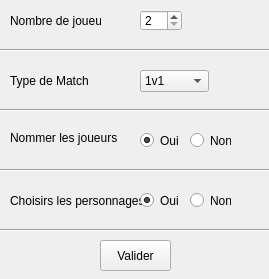
<?xml version="1.0" encoding="UTF-8"?>
<ui version="4.0">
 <class>MainWindow</class>
 <widget class="QMainWindow" name="MainWindow">
  <property name="geometry">
   <rect>
    <x>0</x>
    <y>0</y>
    <width>269</width>
    <height>279</height>
   </rect>
  </property>
  <property name="windowTitle">
   <string>MainWindow</string>
  </property>
  <widget class="QWidget" name="centralwidget">
   <widget class="QLabel" name="label">
    <property name="geometry">
     <rect>
      <x>10</x>
      <y>10</y>
      <width>91</width>
      <height>21</height>
     </rect>
    </property>
    <property name="text">
     <string>Nombre de joueurs</string>
    </property>
   </widget>
   <widget class="QSpinBox" name="NbJoueur">
    <property name="geometry">
     <rect>
      <x>140</x>
      <y>10</y>
      <width>42</width>
      <height>21</height>
     </rect>
    </property>
    <property name="minimum">
     <number>2</number>
    </property>
    <property name="maximum">
     <number>1000</number>
    </property>
   </widget>
   <widget class="QLabel" name="label_2">
    <property name="geometry">
     <rect>
      <x>10</x>
      <y>130</y>
      <width>111</width>
      <height>16</height>
     </rect>
    </property>
    <property name="text">
     <string>Nommer les joueurs</string>
    </property>
   </widget>
   <widget class="Line" name="line">
    <property name="geometry">
     <rect>
      <x>-10</x>
      <y>90</y>
      <width>451</width>
      <height>41</height>
     </rect>
    </property>
    <property name="orientation">
     <enum>Qt::Horizontal</enum>
    </property>
   </widget>
   <widget class="QLabel" name="label_3">
    <property name="geometry">
     <rect>
      <x>10</x>
      <y>190</y>
      <width>141</width>
      <height>21</height>
     </rect>
    </property>
    <property name="text">
     <string>Choisirs les personnages</string>
    </property>
   </widget>
   <widget class="Line" name="line_3">
    <property name="geometry">
     <rect>
      <x>-10</x>
      <y>150</y>
      <width>451</width>
      <height>41</height>
     </rect>
    </property>
    <property name="orientation">
     <enum>Qt::Horizontal</enum>
    </property>
   </widget>
   <widget class="QPushButton" name="Submit">
    <property name="geometry">
     <rect>
      <x>100</x>
      <y>240</y>
      <width>71</width>
      <height>31</height>
     </rect>
    </property>
    <property name="text">
     <string>Valider</string>
    </property>
   </widget>
   <widget class="Line" name="line_2">
    <property name="geometry">
     <rect>
      <x>0</x>
      <y>30</y>
      <width>451</width>
      <height>41</height>
     </rect>
    </property>
    <property name="orientation">
     <enum>Qt::Horizontal</enum>
    </property>
   </widget>
   <widget class="QLabel" name="label_4">
    <property name="geometry">
     <rect>
      <x>10</x>
      <y>60</y>
      <width>101</width>
      <height>41</height>
     </rect>
    </property>
    <property name="text">
     <string>Type de Match</string>
    </property>
   </widget>
   <widget class="QComboBox" name="TypeMatch">
    <property name="geometry">
     <rect>
      <x>140</x>
      <y>70</y>
      <width>69</width>
      <height>22</height>
     </rect>
    </property>
    <property name="editable">
     <bool>false</bool>
    </property>
    <item>
     <property name="text">
      <string>1v1</string>
     </property>
    </item>
    <item>
     <property name="text">
      <string>2v2</string>
     </property>
    </item>
    <item>
     <property name="text">
      <string>3v3</string>
     </property>
    </item>
    <item>
     <property name="text">
      <string>4v4</string>
     </property>
    </item>
    <item>
     <property name="text">
      <string>2v2 x3</string>
     </property>
    </item>
    <item>
     <property name="text">
      <string>2v2 x4</string>
     </property>
    </item>
    <item>
     <property name="text">
      <string>FFA</string>
     </property>
    </item>
   </widget>
   <widget class="QRadioButton" name="NommerJoueur2">
    <property name="geometry">
     <rect>
      <x>140</x>
      <y>130</y>
      <width>41</width>
      <height>21</height>
     </rect>
    </property>
    <property name="text">
     <string>Oui</string>
    </property>
    <property name="checkable">
     <bool>true</bool>
    </property>
    <property name="checked">
     <bool>true</bool>
    </property>
    <property name="autoRepeat">
     <bool>false</bool>
    </property>
    <property name="autoExclusive">
     <bool>true</bool>
    </property>
    <attribute name="buttonGroup">
     <string notr="true">NommerJoueur</string>
    </attribute>
   </widget>
   <widget class="QRadioButton" name="ChoisirPerso2">
    <property name="geometry">
     <rect>
      <x>140</x>
      <y>190</y>
      <width>41</width>
      <height>21</height>
     </rect>
    </property>
    <property name="text">
     <string>Oui</string>
    </property>
    <property name="checked">
     <bool>true</bool>
    </property>
    <attribute name="buttonGroup">
     <string notr="true">ChoisirPerso</string>
    </attribute>
   </widget>
   <widget class="QRadioButton" name="NommerJoueur2_2">
    <property name="geometry">
     <rect>
      <x>190</x>
      <y>130</y>
      <width>41</width>
      <height>21</height>
     </rect>
    </property>
    <property name="text">
     <string>Non</string>
    </property>
    <property name="checkable">
     <bool>true</bool>
    </property>
    <property name="checked">
     <bool>false</bool>
    </property>
    <property name="autoRepeat">
     <bool>false</bool>
    </property>
    <property name="autoExclusive">
     <bool>true</bool>
    </property>
    <attribute name="buttonGroup">
     <string notr="true">NommerJoueur</string>
    </attribute>
   </widget>
   <widget class="QRadioButton" name="ChoisirPerso2_2">
    <property name="geometry">
     <rect>
      <x>190</x>
      <y>190</y>
      <width>41</width>
      <height>21</height>
     </rect>
    </property>
    <property name="text">
     <string>Non</string>
    </property>
    <attribute name="buttonGroup">
     <string notr="true">ChoisirPerso</string>
    </attribute>
   </widget>
   <widget class="Line" name="line_4">
    <property name="geometry">
     <rect>
      <x>-10</x>
      <y>210</y>
      <width>451</width>
      <height>41</height>
     </rect>
    </property>
    <property name="orientation">
     <enum>Qt::Horizontal</enum>
    </property>
   </widget>
  </widget>
 </widget>
 <resources/>
 <connections/>
 <buttongroups>
  <buttongroup name="NommerJoueur"/>
  <buttongroup name="ChoisirPerso"/>
 </buttongroups>
</ui>
